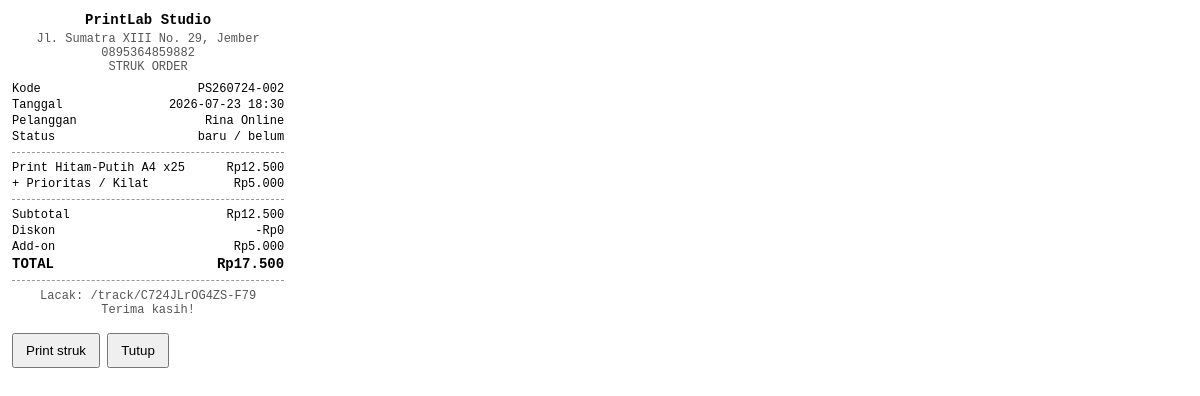
Page /admin/orders/2/receipt (signed in) on the committed database.
### tables this page shows
CREATE TABLE orders (
                    id INTEGER PRIMARY KEY AUTOINCREMENT,
                    code TEXT UNIQUE NOT NULL,
                    track_token TEXT UNIQUE NOT NULL,
                    customer_id INTEGER,
                    customer_name TEXT NOT NULL,
                    customer_phone TEXT,
                    customer_email TEXT,
                    source TEXT NOT NULL DEFAULT 'web',
                    priority INTEGER NOT NULL DEFAULT 0,
                    status TEXT NOT NULL DEFAULT 'baru',
                    payment_status TEXT NOT NULL DEFAULT 'belum',
                    payment_method TEXT,
                    paid_amount INTEGER NOT NULL DEFAULT 0,
                    subtotal INTEGER NOT NULL DEFAULT 0,
                    discount INTEGER NOT NULL DEFAULT 0,
                    addons_total INTEGER NOT NULL DEFAULT 0,
                    tax INTEGER NOT NULL DEFAULT 0,
                    total INTEGER NOT NULL DEFAULT 0,
                    notes TEXT DEFAULT '',
                    internal_notes TEXT DEFAULT '',
                    due_at TEXT,
                    eta_minutes INTEGER,
                    created_at TEXT NOT NULL,
                    updated_at TEXT NOT NULL,
                    completed_at TEXT,
                    FOREIGN KEY(customer_id) REFERENCES customers(id)
                );

CREATE TABLE order_items (
                    id INTEGER PRIMARY KEY AUTOINCREMENT,
                    order_id INTEGER NOT NULL,
                    service_key TEXT NOT NULL,
                    service_name TEXT NOT NULL,
                    qty INTEGER NOT NULL,
                    unit_price INTEGER NOT NULL,
                    line_subtotal INTEGER NOT NULL,
                    line_discount INTEGER NOT NULL DEFAULT 0,
                    line_total INTEGER NOT NULL,
                    options_json TEXT DEFAULT '{}',
                    notes TEXT DEFAULT '',
                    FOREIGN KEY(order_id) REFERENCES orders(id) ON DELETE CASCADE
                );

CREATE TABLE order_addons (
                    id INTEGER PRIMARY KEY AUTOINCREMENT,
                    order_id INTEGER NOT NULL,
                    addon_key TEXT NOT NULL,
                    addon_name TEXT NOT NULL,
                    price INTEGER NOT NULL,
                    FOREIGN KEY(order_id) REFERENCES orders(id) ON DELETE CASCADE
                );

### app/routers/admin.py (the view)
@router.get("/orders/{order_id}/receipt", response_class=HTMLResponse)
async def receipt(request: Request, order_id: int):
    user = current_user(request)
    if not user:
        return RedirectResponse("/admin/login", status_code=303)
    order = db.get_order(order_id)
    if not order:
        raise HTTPException(404)
    return templates.TemplateResponse(
        "admin/receipt.html",
        {"request": request, "order": order, "user": user},
    )

### app/templates/admin/receipt.html (shortened to what this page needs)
<!DOCTYPE html>
<html lang="id">
<head>
</head>
<body>
  <div class="receipt">
    <h1>{{ shop_name }}</h1>
    <div class="muted">
      {% if shop_address %}{{ shop_address }}<br>{% endif %}
      {% if shop_phone %}{{ shop_phone }}<br>{% endif %}
      STRUK ORDER
    </div>
    <div class="row"><span>Kode</span><span>{{ order.code }}</span></div>
    <div class="row"><span>Tanggal</span><span>{{ order.created_at[:16].replace('T',' ') }}</span></div>
    <div class="row"><span>Pelanggan</span><span>{{ order.customer_name }}</span></div>
    <div class="row"><span>Status</span><span>{{ order.status }} / {{ order.payment_status }}</span></div>
    <hr>
    {% for i in order["items"] %}
    <div class="row"><span>{{ i.service_name }} x{{ i.qty }}</span><span>{{ rupiah(i.line_total) }}</span></div>
    {% endfor %}
    {% for a in order["addons"] %}
    <div class="row"><span>+ {{ a.addon_name }}</span><span>{{ rupiah(a.price) }}</span></div>
    {% endfor %}
    <hr>
    <div class="row"><span>Subtotal</span><span>{{ rupiah(order.subtotal) }}</span></div>
    <div class="row"><span>Diskon</span><span>-{{ rupiah(order.discount) }}</span></div>
    <div class="row"><span>Add-on</span><span>{{ rupiah(order.addons_total) }}</span></div>
    <div class="row total"><span>TOTAL</span><span>{{ rupiah(order.total) }}</span></div>
    <hr>
    <div class="muted">Lacak: /track/{{ order.track_token }}<br>Terima kasih!</div>
  </div>
  <div class="no-print">
    <button onclick="window.print()">Print struk</button>
    <button onclick="window.close()">Tutup</button>
  </div>
</body>
</html>

### app/templates/admin/receipt.html (style rules this page uses)
body { font-family: ui-monospace, Menlo, monospace; font-size: 12px; margin: 0; padding: 12px; }
.receipt { width: 72mm; }
h1 { font-size: 14px; margin: 0 0 4px; text-align: center; }
.muted { color: #555; text-align: center; margin-bottom: 8px; }
.row { display: flex; justify-content: space-between; margin: 2px 0; }
hr { border: none; border-top: 1px dashed #999; margin: 8px 0; }
.total { font-weight: bold; font-size: 14px; }
.no-print { margin-top: 16px; }
button { padding: 8px 12px; }

### rows in the picture
orders: code "PS260724-002", created_at "2026-07-23 18:30", customer_name "Rina Online", status "baru", payment_status "belum", subtotal "Rp12.500", discount "Rp0", addons_total "Rp5.000", total "Rp17.500", track_token "C724JLrOG4ZS-F79"
order_items: service_name "Print Hitam-Putih A4", qty "25", line_total "Rp12.500"
order_addons: addon_name "Prioritas / Kilat", price "Rp5.000"

### other values in the picture
{{ shop_name }} "PrintLab Studio"
{{ shop_address }} "Jl. Sumatra XIII No. 29, Jember"
{{ shop_phone }} "0895364859882"
